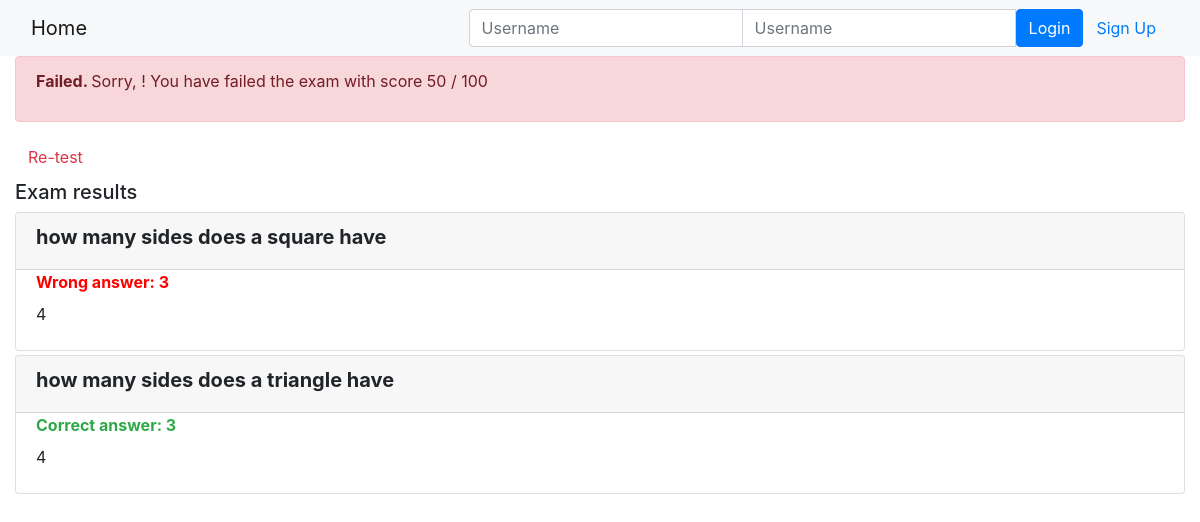
Page /onlinecourse/course/1/submission/1/result/ on the committed database.
### onlinecourse/models.py (models this page shows, shortened)
class Question(models.Model):
    questions = models.ForeignKey(Lesson, on_delete=models.CASCADE)
    question_text = models.TextField()
    grade = models.IntegerField()

class Choice(models.Model):
    question_id = models.ForeignKey(Question, on_delete=models.CASCADE)
    choice_text = models.CharField(max_length=200)
    is_correct = models.BooleanField(default=False)

### onlinecourse/views.py (the view)
# urls.py: path('course/<int:course_id>/submission/<int:submission_id>/result/', views.show_exam_result, name = 'show_exam_result'),
def show_exam_result(request, course_id, submission_id):
    context = {}
    course = Course.objects.get(id = course_id)
    submit = Submission.objects.get(id = submission_id)
    selected = Submission.objects.filter(id = submission_id).values_list('choices',flat = True)
    score = 0
    for i in submit.choices.all().filter(is_correct=True).values_list('question_id'):
        score += Question.objects.filter(id=i[0]).first().grade
    context['selected'] = selected
    context['grade'] = score
    context['course'] = course
    return  render(request, 'onlinecourse/exam_result_bootstrap.html', context)

### onlinecourse/templates/onlinecourse/exam_result_bootstrap.html (shortened to what this page needs)
<!DOCTYPE html>
<html lang="en">
<head>
    {% load static %}
    <link rel="stylesheet" href="https://maxcdn.bootstrapcdn.com/bootstrap/4.5.2/css/bootstrap.min.css">
</head>
<body>
 <nav class="navbar navbar-light bg-light">
    <div class="container-fluid">
        <div class="navbar-header">
              <a class="navbar-brand" href="{% url 'onlinecourse:index' %}">Home</a>
        </div>
        <ul class="nav navbar-nav navbar-right">
            {% if user.is_authenticated %}
            <li>
                <a class="btn btn-link" href="#">{{ user.first_name }}({{ user.username }})</a>
                <a class="btn btn-link" href="{% url 'onlinecourse:logout' %}">Logout</a>
            </li>
            {% else %}
            <li>
                <form class="form-inline" action="{% url 'onlinecourse:login' %}" method="post">
                    <div class="input-group">
                        <input type="text" class="form-control" placeholder="Username" name="username" >
                        <input type="password" class="form-control" placeholder="Username" name="psw" >
                        <button class="btn btn-primary" type="submit">Login</button>
                        <a class="btn btn-link" href="{% url 'onlinecourse:registration' %}">Sign Up</a>
                    </div>
                </form>
            </li>
            {% endif %}
        </ul>
    </div>
</nav>
<div class="container-fluid">
    {% if grade > 80 %}
    <div class="alert alert-success">
       <p><b>Congratulations, {{user.first_name}}! </b>You have passed the exam and completed the course with score {{grade}} / 100</p>
    </div>
        {% else %}
        <div class="alert alert-danger">
            <p><b>Failed. </b>Sorry, {{user.first_name}}! You have failed the exam with score {{grade}} / 100</p>        </div>
        <a class="btn btn-link text-danger" href="{% url 'onlinecourse:course_details' course.id %}">Re-test</a>
        {% endif %}
        <div class="card-columns-vertical mt-1">
        <h5 class="">Exam results</h5>
            {% for lesson in course.lesson_set.all %}
            {% for question in lesson.question_set.all %}
            <div class="card mt-1">
                <div class="card-header"><h5 style="font-weight:bold">{{ question.question_text}}</h5></div>
                <div class="form-group">
                    {% for choice in question.choice_set.all %}
                    <div class="form-check">
                        {% if choice.id in selected %}
                            {% if choice.is_correct == True %}
                                <label style="color:#2ea94a;font-weight:bold">Correct answer: {{choice.choice_text}}</label>
                            {% else %}
                                <label style="color:red;font-weight:bold">Wrong answer: {{choice.choice_text}}</label>
                            {% endif %}
                        {% else %}
                            <label>{{choice.choice_text}}</label>
                        {% endif %}
                    </div>
                    {% endfor %}
                </div>
            </div>
            {% endfor %}
            {% endfor %}
        </div>
    </div>
</body>
</html>

### rows in the picture
Question: question_text "how many sides does a square have"
Choice: choice_text "3"
Choice: choice_text "4"
Question: question_text "how many sides does a triangle have"
Choice: choice_text "3"
Choice: choice_text "4"

### other values in the picture
{{ grade }} "50"
